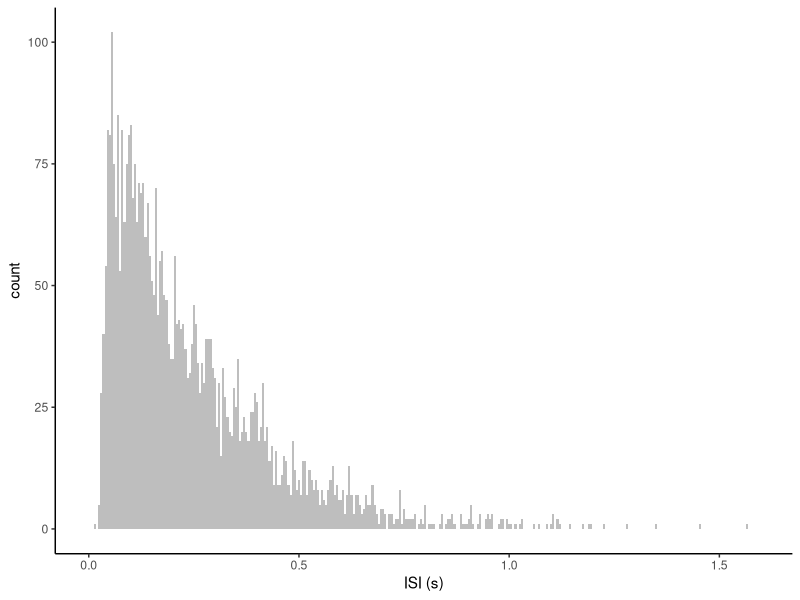
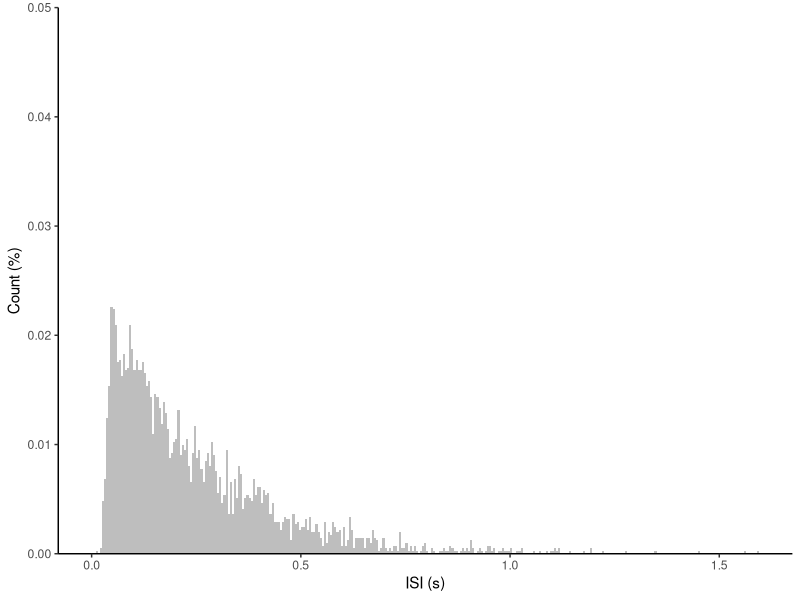
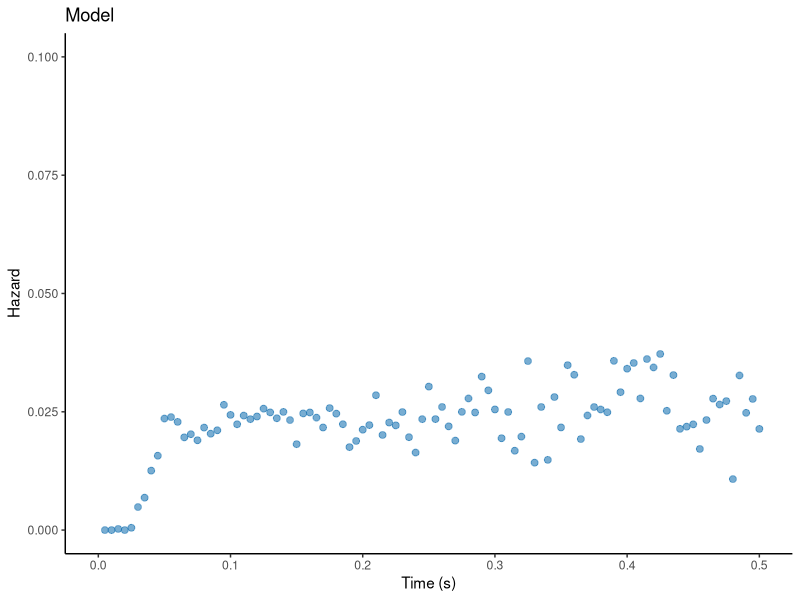
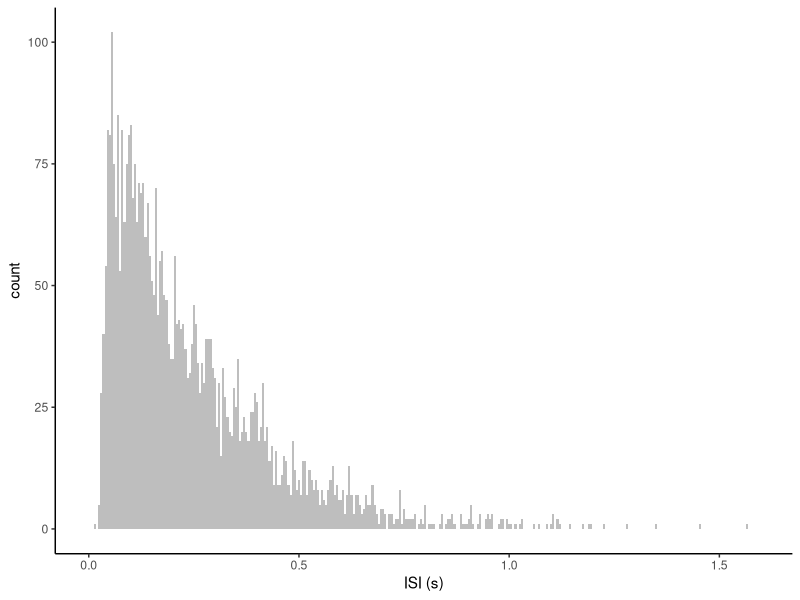
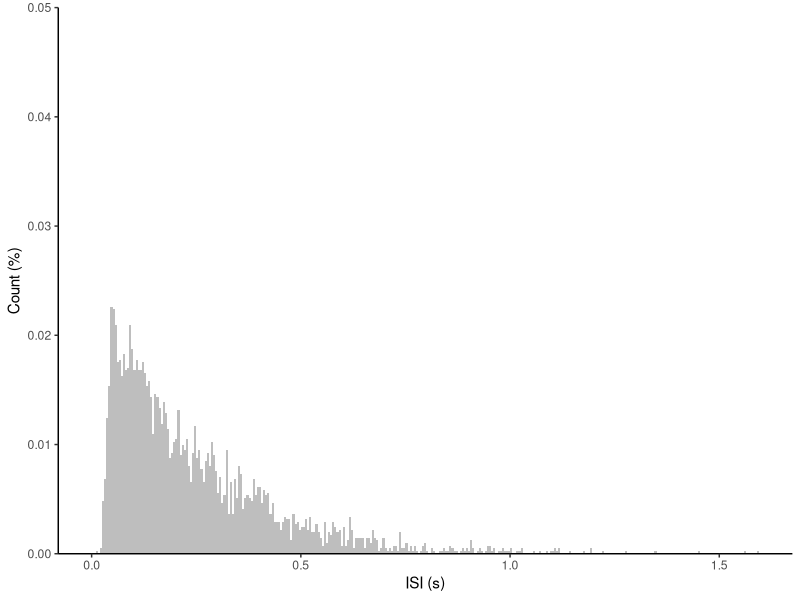

Generate these figures, in order, with R:
## ---- chunk 1
knitr::opts_chunk$set(echo = TRUE,cache = TRUE,warning = FALSE, message = FALSE)
## ---- chunk 2
Vrest = -56 # Resting membrane potential
Vthresh = -50 # Threshold of action potential

# Synaptic input
eh = 2 # The EPSP magnitude
ih = -2 # The ISPS magnitude
lambda_syn = 3.5 # The PSP decay rate
Ire = 300 # The input rate /s
Iratio = 1 # The ratio of IPSPs to EPSPs

# Post-spike potential
kHAP = 30 # Magnitude parameter of hyperpolarising afterpotential (HAP)
lambda_HAP = 7.5 # Half-life parameter of HAP
kAHP = 0.2 # Magnitude parameter of after hyperpolarising potential (AHP)
lambda_AHP = 350 # Half-life parameter of AHP
## ---- chunk 3
# Half-life parameter are converted to time strain
tausyn = log(2) / lambda_syn 
tauHAP = log(2) / lambda_HAP
tauAHP = log(2) / lambda_AHP
## ---- chunk 4
Vsyn = 0 # Synaptic input signal
HAP = 0 
AHP = 0
time = 0
hstep = 1 #(the time step in ms) 
runtime = 1000 # simulation time in second
numsteps = runtime * 1000 # simulation time in ms
spikecount = 0
tepsp = 0
tipsp = 0
epsprate = Ire / 1000 
ipsprate = epsprate * Iratio
spiketime=c()
## ---- chunk 5
for(i in 1:numsteps) { 
  # generate EPSPs
  nepsp = 0
  while (tepsp < hstep) {
    rand = runif(1)
    nepsp = nepsp + 1
    tepsp = - log(1 - rand)/epsprate+tepsp
  }
  tepsp = tepsp - hstep 
  #// generate IPSPs 
  nipsp = 0
  while (tipsp < hstep) {
    rand = runif(1)
    nipsp = nipsp + 1
    tipsp = - log(1 - rand) / ipsprate + tipsp
  }
  tipsp = tipsp - hstep
  inputsyn = nepsp * eh + nipsp * ih
  
  # membrane variables
  Vsyn = Vsyn + inputsyn - Vsyn * tausyn 
  HAP = HAP - HAP * tauHAP
  AHP = AHP - AHP * tauAHP
  V = Vrest + Vsyn - HAP - AHP
  
  if(V > Vthresh) {
  spikecount = spikecount + 1
  spiketime[spikecount] = i

  # add the post-spike potentials
  HAP = HAP + kHAP
  AHP = AHP + kAHP
  }}

spiketime=spiketime/1000 # Convert to (s) scale
## ---- chunk 6
ISI=c()
for (i in 1:(length(spiketime)-1)){
  ISI=c(ISI,spiketime[i+1]-spiketime[i])
}
ISI=data.frame(ISI)
library(ggplot2)
library(ggpubr)
plotISI=ggplot(ISI,aes(x=ISI))+geom_histogram(binwidth = 0.005,fill='grey')+
         theme_classic()+xlab('ISI (s)')+xlim(0,max(ISI$ISI))
plotISI
ggsave("/Users/chenghui/Documents/synoptic/cell data/ModelISI.png",plotISI)
## ---- chunk 7
ISIhist=hist(ISI$ISI,plot = F,seq(0,max(ISI$ISI)+0.005,0.005))
ISIhist$counts=ISIhist$counts/sum(ISIhist$counts)
  #plot(ISIhist)
  #axis(side=1,c(0,3,0.5))
  #axis(side=2,c(0,800,200))
ISInorm=data.frame(ISIhist$breaks[1:length(ISIhist$breaks)-1]+
                    (ISIhist$breaks[2]-ISIhist$breaks[1])/2,ISIhist$counts)
colnames(ISInorm)=c('ISI','norm_count')
ISInormplot=ggplot(ISInorm,aes(x=ISI,y=norm_count))+
         geom_bar(stat='identity',width = 0.005,fill='grey')+
         theme_classic()+scale_y_continuous(expand = c(0,0),limits = c(0,0.05))+
         xlab('ISI (s)')+ylab('Count (%)')
ISInormplot
ggsave("/Users/chenghui/Documents/synoptic/cell data/ModelnormISI.png", ISInormplot)
## ---- chunk 8
celldt=data.frame(spiketime)
spikecount=length(celldt[,1])
plothist=hist(ISI$ISI,breaks=seq(0,max(ISI$ISI)+0.005,0.005),plot = F)
hist=plothist$counts
haz=c()
bincount=length(plothist$counts)
hazcount=0
for(j in 1:bincount){
    haz[j]=hist[j]/(spikecount-hazcount)
    hazcount=hazcount+hist[j]
}
  #plot(c(1:bincount)*0.005,haz)
time=c(1:bincount)*0.005
hazarddt=data.frame(time,haz)
plothazard=ggplot(hazarddt,aes(x=time,y=haz))+
    geom_point(color='#1F77B4FF',size=2,alpha=0.6)+
    theme_classic()+labs(title = 'Model')+xlab('Time (s)')+ylab('Hazard')+
    xlim(0,0.5)+ylim(0,0.1)
plothazard
